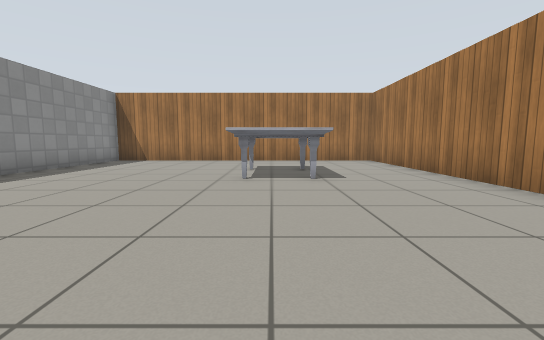
View 1 (above)

20 first-person views from a walk through a world built for the Gazebo simulator. The camera is 0.72 m above the floor, tilts 6° down and sees 90° across. Floor lines are 1 m apart. The floor is counted in squares, 1 m on a side. Each view is taken from the middle of a square. On the plan, view 1 faces up. The plan holds only what a view shows up to about 9 squares ahead; the rest is blank. Gazebo's built-in surfaces are drawn with simple patterns.

View 2
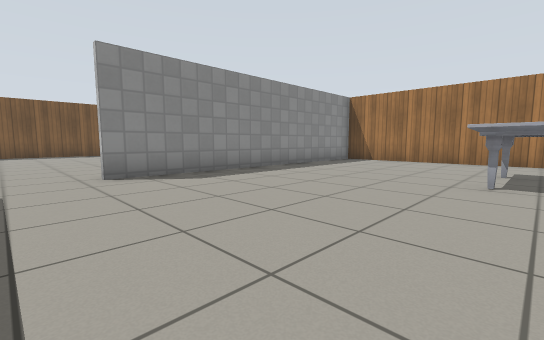

View 3
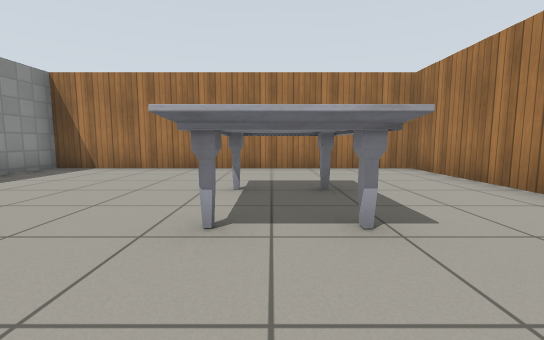

View 4
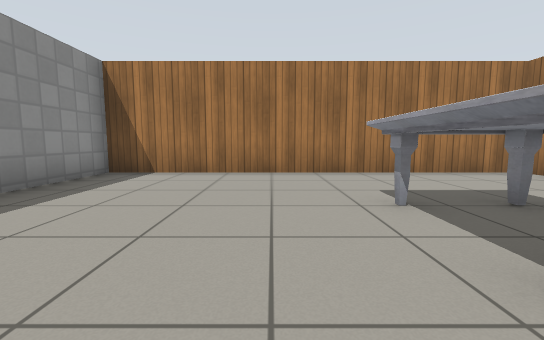

View 5
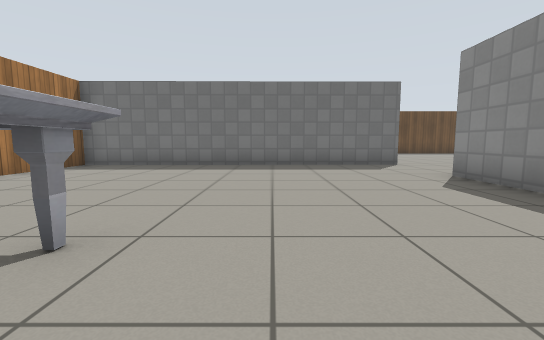

View 6
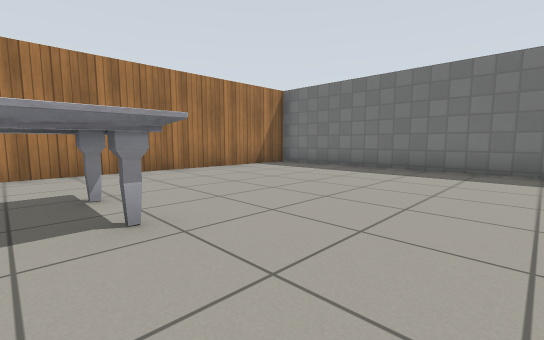

View 7
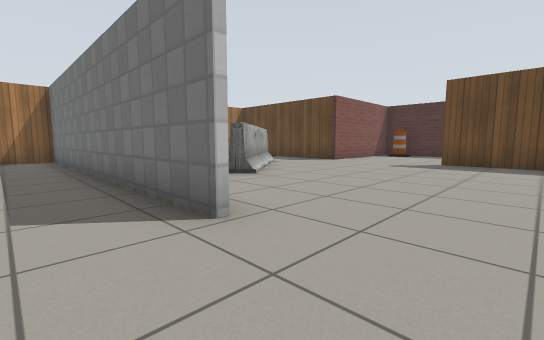

View 8
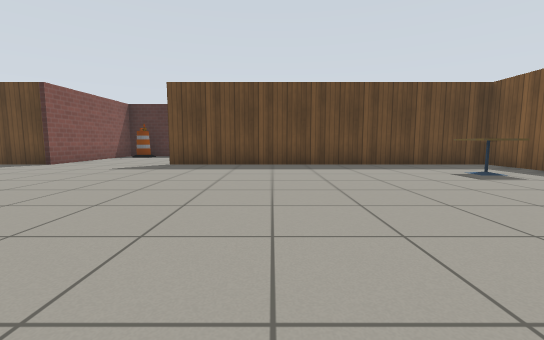

View 9
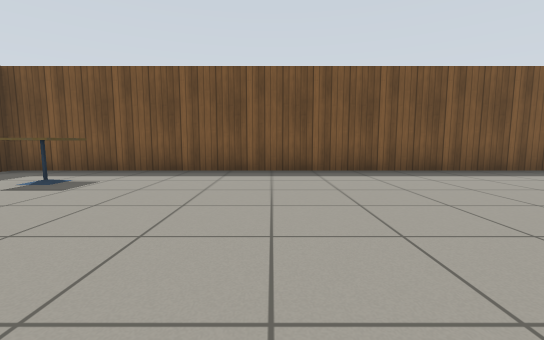

View 10
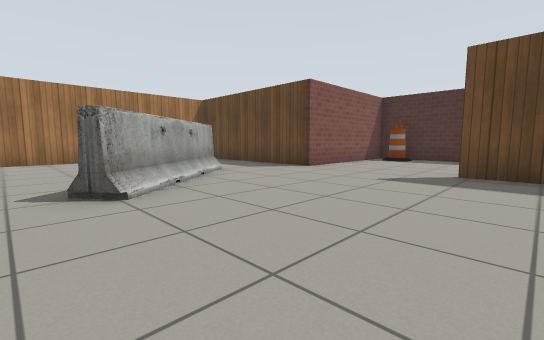

View 11
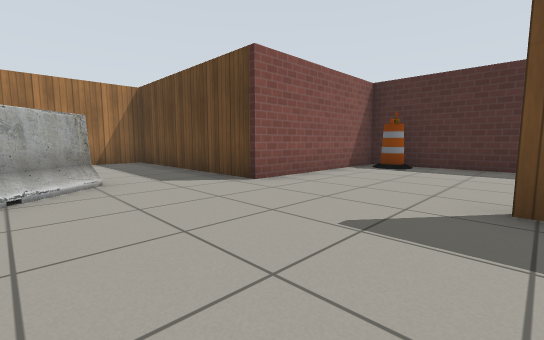

View 12
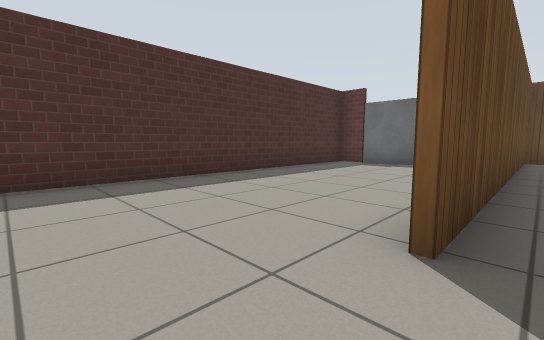

View 13
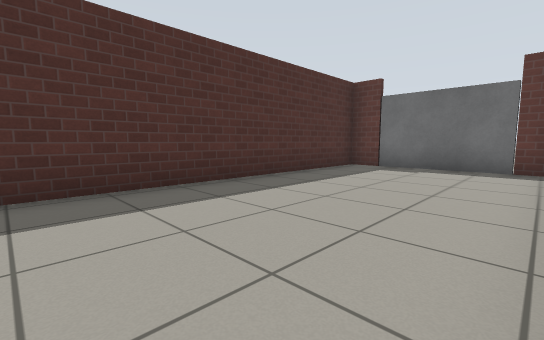

View 14
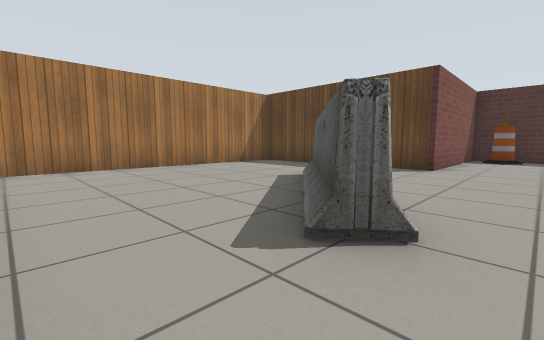

View 15
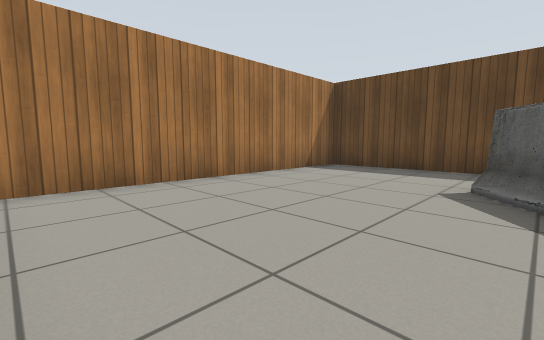

View 16
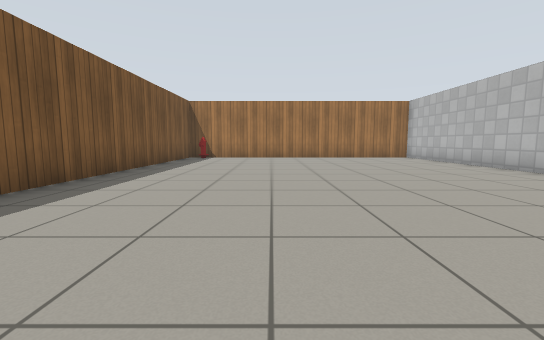

View 17
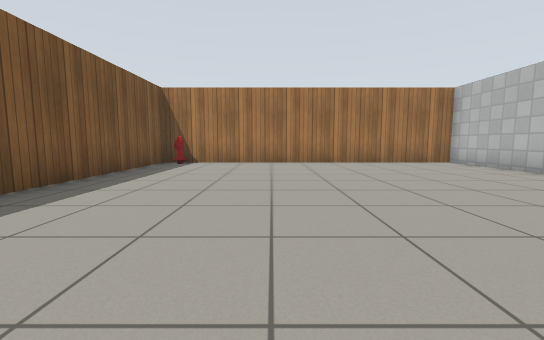

View 18
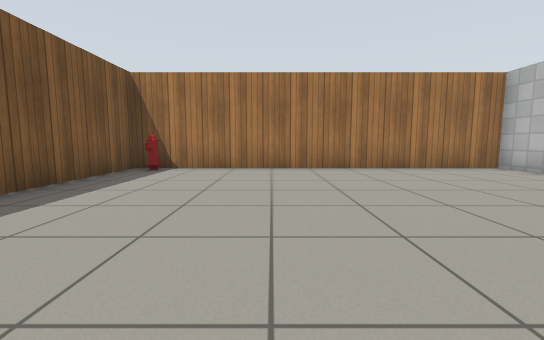

View 19
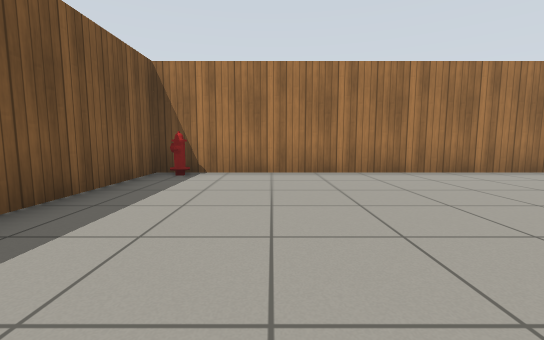

View 20
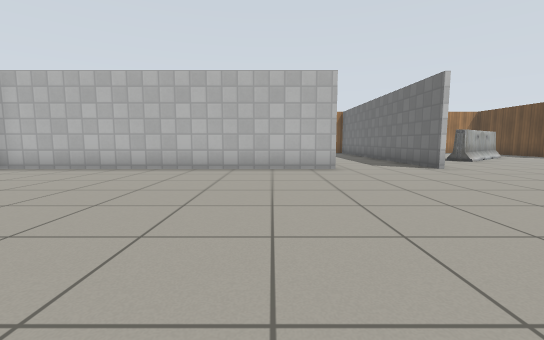

### Floor plan
Points are (right, up) in squares from view 1. A wall is a line through its corners. A room is listed if a view was taken in it or the views show most of it. See-through windows are left out.
Room 1 (views 1, 2, 3, 4, 5, 6)
walls: (-5.8, 10.4) (-5.8, 1.3); (-6, -1.4) (3.7, -1.3) (3.7, 10.3) (-6, 10.3)
ways out: opening at (-5.5, 0.5) to room 2
objects: marble table (-1, 5) to (1, 7)
Room 2 (views 7, 8, 9, 10, 11, 12, 13, 14, 15, 16, 17, 18, 19, 20)
walls: (-5.9, 1.3) (-5.9, 10.4); (-12.8, -9.9) (-12.8, -10.5); (-12.8, -13.4) (-12.8, -14.3) (-2.1, -14.3) (-2.1, -9.4) (3.7, -9.4) (3.7, -1.9); (-6, 10.3) (-15.7, 10.3) (-15.7, -9.4) (-5.7, -9.4)
ways out: opening at (-5.5, 0.5) to room 1
objects: fire hydrant (-15, 10); cafe table (-14, -7); door leaf (-13, -13) to (-13, -11); barrel (-3, -14); barrier (-3, -7) to (-1, -4)

Where each view was taken, in squares from view 1:
view 1: 0 up, 0 right, facing up
view 2: 0 up, 0 right, facing up-left
view 3: 3 up, 0 right, facing up
view 4: 4 up, 2 left, facing up
view 5: 7 up, 2 left, facing down
view 6: 6 up, 3 left, facing down-right
view 7: 0 up, 8 left, facing down-right
view 8: 1 down, 9 left, facing down
view 9: 3 down, 9 left, facing left
view 10: 3 down, 7 left, facing down-right
view 11: 6 down, 6 left, facing down-right
view 12: 9 down, 4 left, facing down-left
view 13: 10 down, 5 left, facing down-left
view 14: 2 down, 4 left, facing down-right
view 15: 2 down, 1 left, facing down-right
view 16: 2 down, 12 left, facing up
view 17: 1 up, 12 left, facing up
view 18: 3 up, 12 left, facing up
view 19: 4 up, 13 left, facing up
view 20: 3 up, 13 left, facing right
